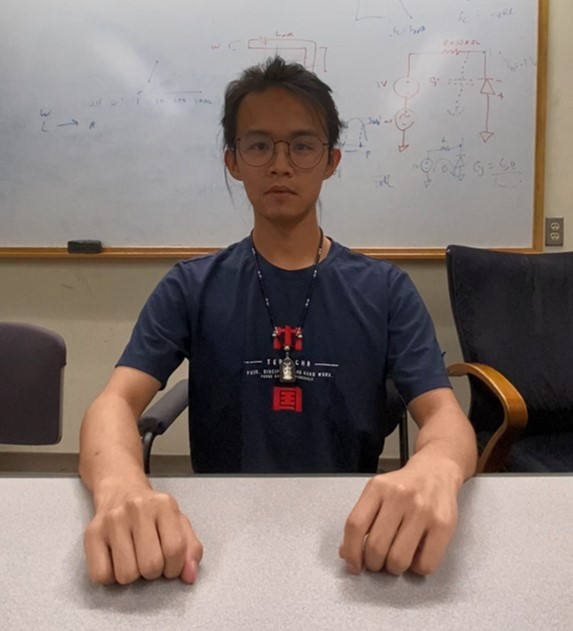
#> input picture single_user.jpg, 573 x 631 px, found by its file name
$ python detectEdge.py
#> lines starting #> are read from the running program, lines starting #| are printed output that depends on the picture
import cv2
import numpy as np
import matplotlib.pyplot as plt
import pyautogui as pg

image = cv2.imread("vid/single_user.jpg")
#> image is the input picture: shape (631, 573, 3); mean B, G, R 117.4, 122.3, 134.5
grey = cv2.cvtColor(image, cv2.COLOR_BGR2GRAY)
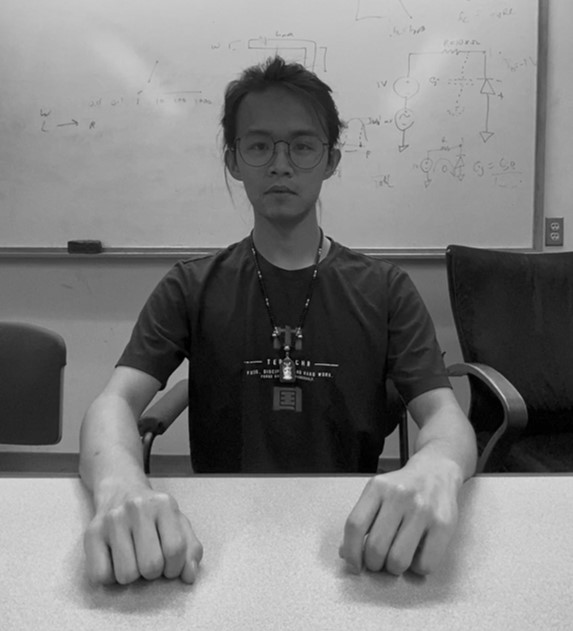
#> grey: shape (631, 573); min 0, max 225, mean 125.3
blurred = cv2.GaussianBlur(grey, (3, 3), 0)
edged = cv2.Canny(blurred, 150, 160)
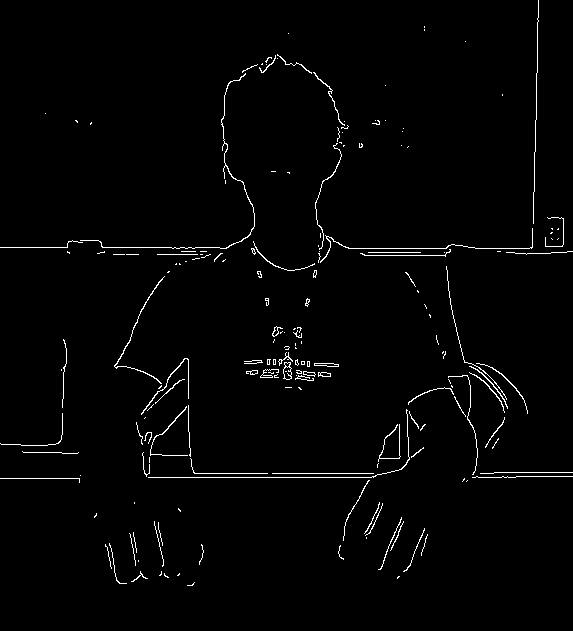
#> edged: shape (631, 573); 1.7% white in thin lines or dots
line_image = np.copy(image) * 0
#> line_image: shape (631, 573, 3); every value is 0
lines = cv2.HoughLinesP(edged, 1, np.pi/180, 15, np.array([]), 90, 0)
#> lines = [[148, 477, 371, 477], [272, 473, 373, 473], [348, 248, 446, 248]]

for line in lines:
    for x1, y1, x2, y2 in line:
        cv2.line(line_image, (x1, y1), (x2, y2), (0, 255, 255), 2)
#> this loop made 3 passes
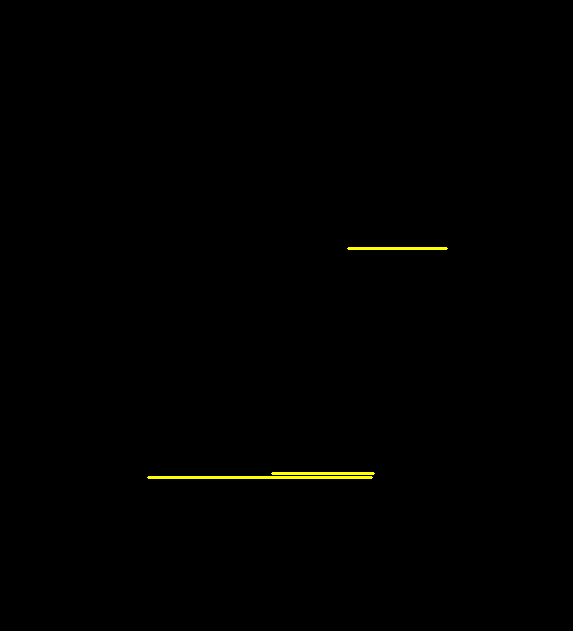
#> line_image: shape (631, 573, 3); mean B, G, R 0, 0.9, 0.9

line_image = cv2.addWeighted(image, 1, line_image, 1, 0)

cv2.imshow("Original image", image)
cv2.imshow("Edged image", edged)
cv2.imshow("Lined image", line_image)
cv2.waitKey(0)
